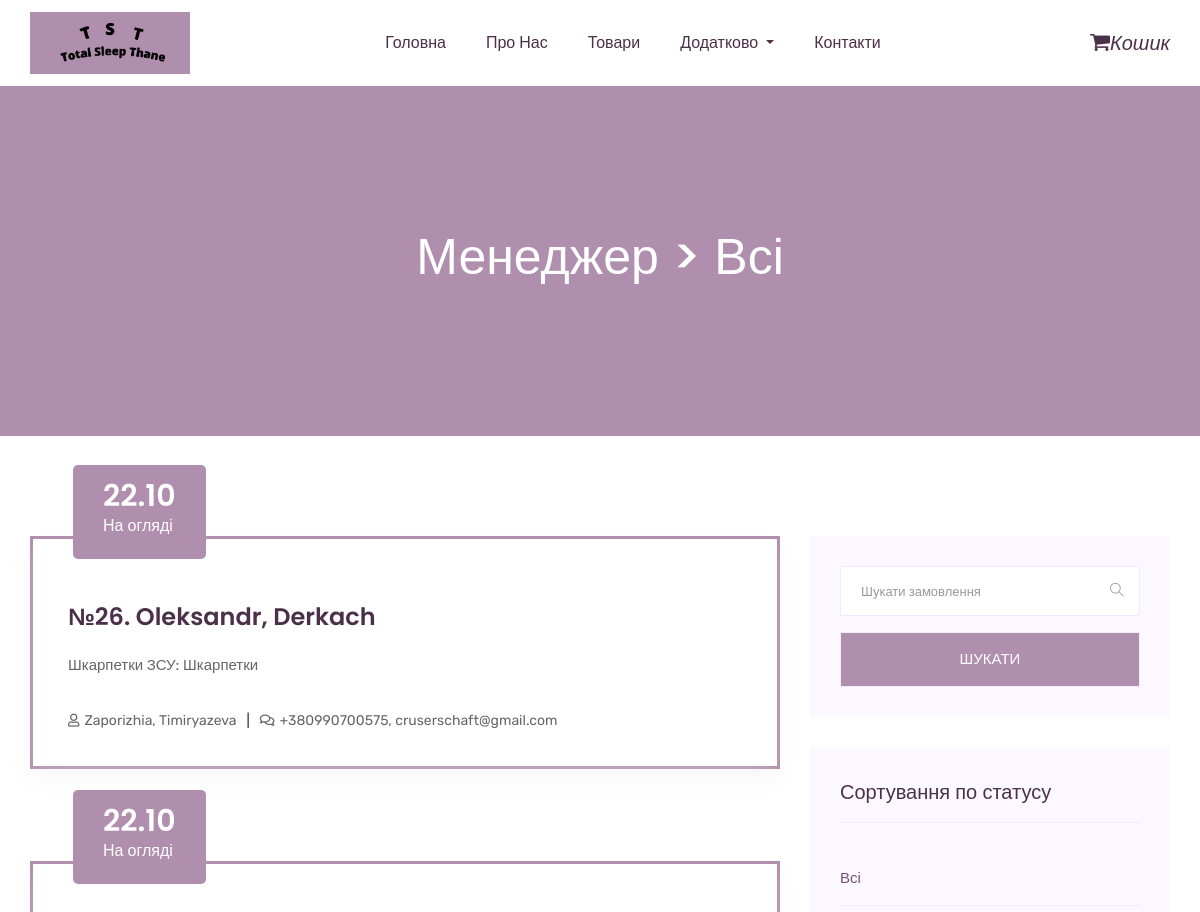
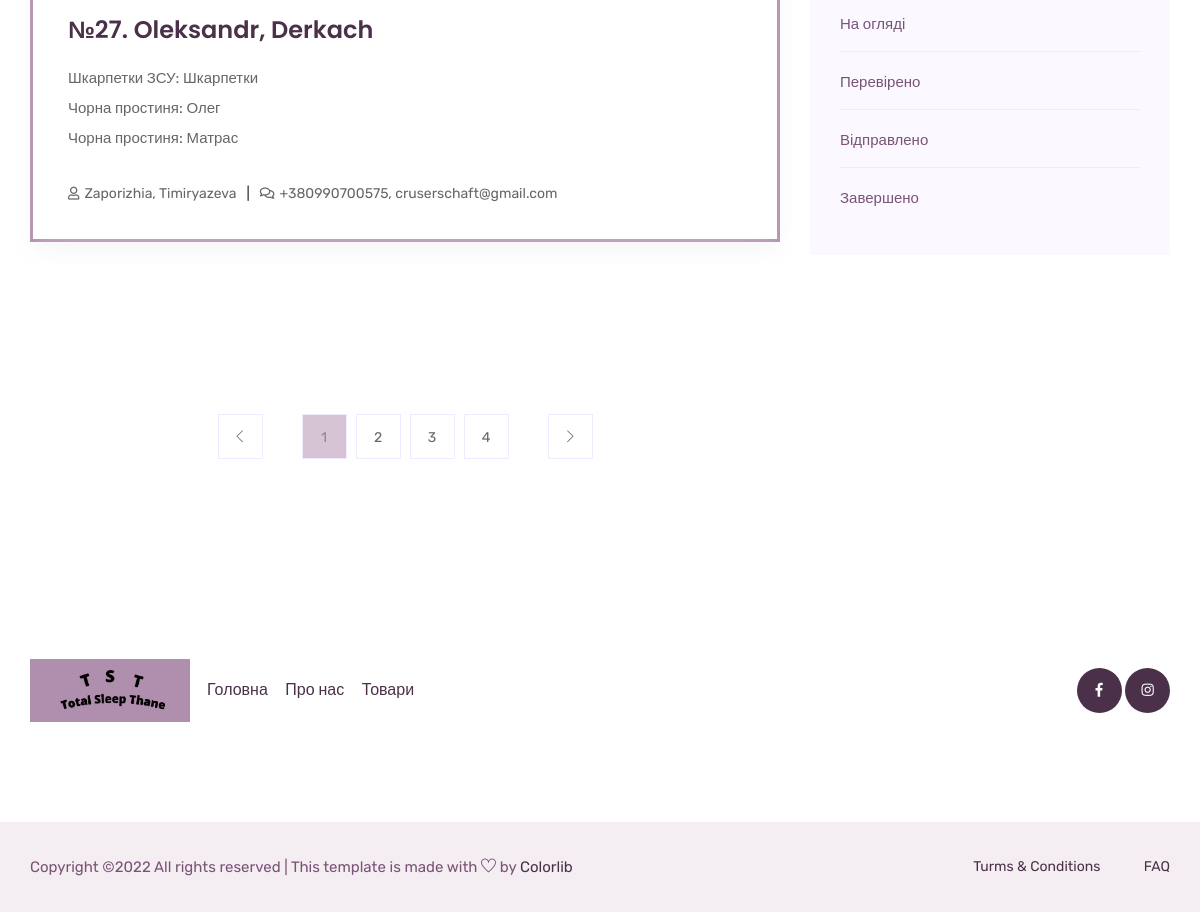
/manager/ (signed in), run on the app's committed database (2 pictures, top to bottom).
### order/models.py (models this page shows, shortened)
class Order(models.Model):
    order_open = "open"
    order_verify = "verify"
    order_sent = "sent"
    order_completed = "completed"
    ORDER_CHOICES = [
        (order_open, "На огляді"),
        (order_verify, "Перевірений"),
        (order_sent, "Відправлено"),
        (order_completed, "Завершено"),
    ]
    person_uuid = models.UUIDField(default=uuid.uuid4, verbose_name="Код заказу", blank=True)
    first_name = models.CharField(max_length=50, verbose_name="Ім'я")
    last_name = models.CharField(max_length=50, verbose_name="Прізвище")
    phone = models.CharField(max_length=13, verbose_name="Телефон")
    email = models.CharField(max_length=50, verbose_name="Email")
    city = models.CharField(max_length=50, verbose_name="Місто")
    address = models.CharField(max_length=50, verbose_name="Адреса")
    post = models.ForeignKey(PostType, on_delete=models.PROTECT, verbose_name="Доставка", related_name="+")
    post_number = models.CharField(max_length=5, verbose_name="Відділення", null=True)
    post_code = models.CharField(max_length=5)
    commentary = models.TextField(verbose_name="Коментарій", blank=True)
    order = models.TextField(verbose_name="Замовлення", default="", blank=True)
    status = models.CharField(max_length=10, choices=ORDER_CHOICES, default=order_open, verbose_name="Статус замовлення", blank=True)
    time_create = models.DateTimeField(auto_now_add=True, verbose_name="Дата і час створення")
    time_update = models.DateTimeField(auto_now=True, verbose_name="Дата і час оновлення")
    class Meta:
        verbose_name = verbose_name_plural = "Замовлення"
        ordering = ("time_update", "time_create")

### product/models.py (models this page shows, shortened)
class ProductSubtype(models.Model):
    parent = models.ForeignKey(Product, on_delete=models.PROTECT, verbose_name="Продукт")
    title = models.CharField(max_length=50, verbose_name="Назва")
    cost = models.IntegerField(verbose_name="Вартість")
    access = models.BooleanField(default=True, verbose_name="Доступ")
    class Meta:
        verbose_name_plural = verbose_name = "Вид товару"

class Product(models.Model):
    def get_file_name(self, filename):
        tmp = filename.strip().split('.')[-1]
        filename = f"{uuid.uuid4()}.{tmp}"
        return os.path.join('images/products/', filename)
    title = models.CharField(max_length=100, db_index=True, verbose_name="Назва")
    slug = models.SlugField(max_length=100, unique=True, db_index=True, verbose_name="Тег")
    product_type = models.ForeignKey(ProductType, on_delete=models.PROTECT, verbose_name="Тип")
    about = models.TextField(blank=True, verbose_name="Опис")
    image = models.ImageField(upload_to=get_file_name, verbose_name="Зображення")
    access = models.BooleanField(default=True, verbose_name="Доступ")
    favorite = models.BooleanField(default=False, verbose_name="Обране (на головну)")
    datetime_create = models.DateTimeField(auto_now=True, verbose_name="Дата і час створення/оновлення")
    extra1 = models.ForeignKey(ProductExtra, on_delete=models.PROTECT, verbose_name="Додатково 1", null=True,
                               related_name="+", blank=True)
    extra2 = models.ForeignKey(ProductExtra, on_delete=models.PROTECT, verbose_name="Додатково 2", null=True,
                               related_name="+", blank=True)
    extra3 = models.ForeignKey(ProductExtra, on_delete=models.PROTECT, verbose_name="Додатково 3", null=True,
                               related_name="+", blank=True)
    class Meta:
        verbose_name_plural = verbose_name = "Товари"
        ordering = ("-datetime_create", )

### manager/views.py (the view)
# urls.py: path('', manager_start, name='manager_start'),
@login_required(login_url="/login/")
@user_passes_test(is_manager)
def manager_start(request):
    title = "Всі"
    person = Order.objects.exclude(status=Order.order_completed)
    if request.method == "POST":
        try:
            uuid.UUID(request.POST['search'], version=4)
            person = Order.objects.filter(person_uuid=request.POST['search'])
        except:
            return render(request, '404.html')
    if not person:
        return render(request, '404.html')
    person = create_full_model(person)
    page_obj = create_paginator(person, request.GET.get('page'))
    form = OrderSearch()
    return render(request, 'manager.html',
                  context={
                      'person': page_obj,
                      'title': title,
                      'form': form,
                  })

### manager/forms.py
class OrderSearch(forms.Form):
    search = forms.CharField(
        min_length=20,
        max_length=50,
        widget=forms.TextInput(attrs={
            "type": "text",
            "class": "form-control",
            "placeholder": "Шукати замовлення",
        })
    )

### cart/cart.py (called while the page is built)
def full_cart(data):
    product_ids = data.keys()
    products = ProductSubtype.objects.filter(id__in=product_ids).select_related('parent')
    cart = data.copy()
    for product in products:
        cart[str(product.id)]['product'] = product
    for item in cart.values():
        item['total_price'] = item['product'].cost * item['quantity']
    return cart

    def __iter__(self):
        for item in self.cart.values():
            yield item

### manager/views.py (called while the page is built)
def is_manager(user):
    return user.groups.filter(name="manager").exists()

def create_full_model(person):
    for item in person:
        item.order = CartWithDict(ast.literal_eval(item.order))
    return person

def create_paginator(person, page_number):
    paginator = Paginator(person, MANAGER_PAGINATOR)
    page_obj = paginator.get_page(page_number)
    return page_obj

### manager/templates/manager.html (shortened to what this page needs)
{% extends 'index.html' %}
{% block main_content %}
    <section class="breadcrumb_part">
        <div class="container">
            <div class="row">
                <div class="col-lg-12">
                    <div class="breadcrumb_iner">
                        <h2>Менеджер > {{ title }}</h2>
                    </div>
                </div>
            </div>
        </div>
    </section>
    <section class="blog_area section_padding">
        <div class="container">
            <div class="row">
                <div class="col-lg-8 mb-5 mb-lg-0">
                    <div class="blog_left_sidebar">
                        {% for item in person %}
                        <article class="blog_item" style="border: solid; border-color: #B08EAD">
                            <div class="blog_item_img">
                                <a href="{% url 'manager_order' item.pk %}" class="blog_item_date">
                                    <h3>{{ item.time_create.day }}.{{ item.time_create.date|date:"m" }}</h3>
                                    {% for choise in item.ORDER_CHOICES %}
                                        {% if item.status == choise.0 %}
                                            <h5 style="color: white">{{ choise.1 }}</h5>
                                        {% endif %}
                                    {% endfor %}
                                </a>
                            </div>
                            <div class="blog_details">
                                <a class="d-inline-block" href="{% url 'manager_order' item.pk %}">
                                    <h2>№{{ item.pk }}. {{ item.first_name }}, {{ item.last_name }}</h2>
                                </a>
                                <p>{% for thing in item.order %}
                                    {% with thing.product as product %}
                                        <a href="{% url 'product_item' product.parent.slug %}">{{ product.parent.title }}: {{ product.title }}</a><br>
                                    {% endwith %}
                                    {% endfor %}</p>
                                <ul class="blog-info-link">
                                    <li><a href="{% url 'manager_order' item.pk %}"><i class="far fa-user"></i>{{ item.city }}, {{ item.address }}</a></li>
                                    <li><a href="{% url 'manager_order' item.pk %}"><i class="far fa-comments"></i>{{ item.phone }}, {{ item.email }}</a></li>
                                </ul>
                            </div>
                        </article>
                            <br><br>
                        {% endfor %}
                        <nav class="blog-pagination justify-content-center d-flex">
                            <ul class="pagination">
                                {% if person.has_other_pages %}
                                <li class="page-item" style="margin-right: 30px">
                                    <a href="?page=1" class="page-link">
                                        <i class="ti-angle-left"></i>
                                    </a>
                                </li>
                                {% for p in person.paginator.page_range %}
                                {% if person.number == p %}
                                <p class="page-link" style="background-color: rgba(176,142,173,0.52);">{{ p }}</p>
                                {% elif p >= person.number|add:-3 and p <= person.number|add:3 %}
                                <li class="page-num">
                                    <a href="?page={{ p }}" class="page-link">{{ p }}</a>
                                </li>
                                {% endif %}
                                {% endfor %}
                                <li class="page-item" style="margin-left: 30px">
                                    <a href="?page=999" class="page-link">
                                        <i class="ti-angle-right"></i>
                                    </a>
                                </li>
                                {% endif %}
                            </ul>
                        </nav>
                    </div>
                </div>
                <div class="col-lg-4">
                    <div class="blog_right_sidebar">
                        <aside class="single_sidebar_widget search_widget">
                            <form action="{% url 'manager_start' %}" method="post">
                                <div class="form-group">
                                    <div class="input-group mb-3">
                                        {{ form.search }}
                                        <div class="input-group-append">
                                            <button class="btn" type="button"><i class="ti-search"></i></button>
                                        </div>
                                    </div>
                                </div>
                                <button class="button rounded-0 primary-bg text-white w-100 btn_1"
                                    type="submit">Шукати</button>
                            </form>
                        </aside>
                        <aside class="single_sidebar_widget post_category_widget">
                            <h4 class="widget_title">Сортування по статусу</h4>
                            <ul class="list cat-list">
                                <li>
                                    <a href="{% url 'manager_start' %}" class="d-flex">
                                        <p>Всі</p>
                                    </a>
                                </li>
                                <li>
                                    <a href="{% url 'manager_sort' person.0.order_open %}" class="d-flex">
                                        <p>На огляді</p>
                                    </a>
                                </li>
                                <li>
                                    <a href="{% url 'manager_sort' person.0.order_verify %}" class="d-flex">
                                        <p>Перевірено</p>
                                    </a>
                                </li>
                                <li>
                                    <a href="{% url 'manager_sort' person.0.order_sent %}" class="d-flex">
                                        <p>Відправлено</p>
                                    </a>
                                </li>
                                <li>
                                    <a href="{% url 'manager_sort' person.0.order_completed %}" class="d-flex">
                                        <p>Завершено</p>
                                    </a>
                                </li>
                            </ul>
                        </aside>
                    </div>
                </div>
            </div>
        </div>
    </section>
{% endblock %}

### static/css/all.css (style rules this page uses)
.fa, .fas, .far, .fal, .fab { -moz-osx-font-smoothing: grayscale; -webkit-font-smoothing: antialiased; display: inline-block; font-style: normal; font-variant: normal; text-rendering: auto; line-height: 1; }
.fa-comments:before { content: "\f086"; }
.fa-user:before { content: "\f007"; }
.far { font-family: 'Font Awesome 5 Free'; font-weight: 400; }

### data on the page
Order: time_create.day "22", time_create "10", choise "На огляді", pk "26", first_name "Oleksandr", last_name "Derkach", city "Zaporizhia", address "Timiryazeva", phone "+380990700575", email "cruserschaft@gmail.com"
ProductSubtype: product.parent "Шкарпетки ЗСУ", product "Шкарпетки"
Order: time_create.day "22", time_create "10", choise "На огляді", pk "27", first_name "Oleksandr", last_name "Derkach", city "Zaporizhia", address "Timiryazeva", phone "+380990700575", email "cruserschaft@gmail.com"
ProductSubtype: product.parent "Чорна простиня", product "Олег"
ProductSubtype: product.parent "Чорна простиня", product "Матрас"

### other printed values
{{ title }} "Всі"
{{ p }} "1"
{{ p }} "2" "3" "4"
